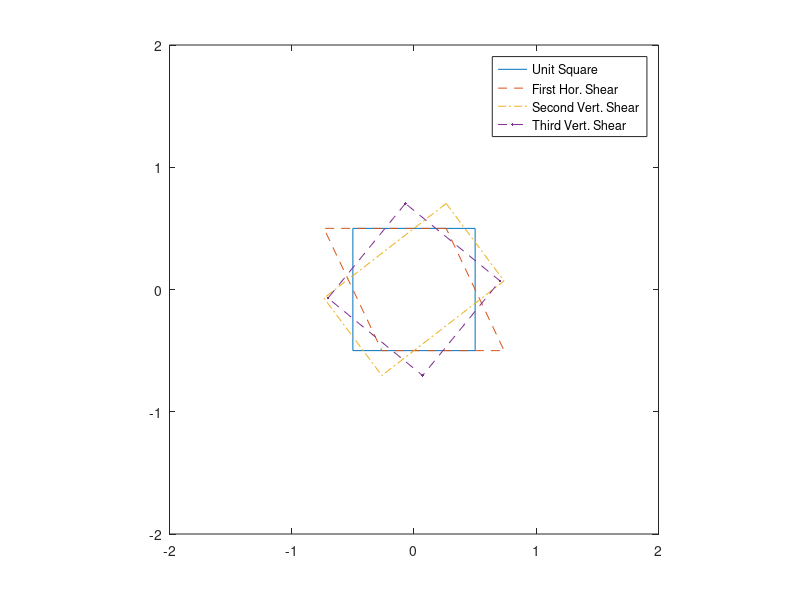

MATLAB code to generate this figure: (Note: this script raises an error after producing the figure.)
%%
% DIPUM 3rd edition | Project 4 - Chapter 6 on Transformations
% Sierpinski triangle
% Author: Ernesto Colon
% Date: 2.20.21
% ECE419 - Digital Image Processing @ The Cooper Union

clc; clear all; close all

%% 
% This project explores compositions of affine transforms and implementing 
% rotation as three successive shearing operations: a horizontal shear, 
% followed by a vertical shear, followed by another horizontal shear. 
% This can sometimes be of practical interest because each shearing operation 
% can be implemented by shifting and interpolating image pixels in only
% one direction. For a rotation angle of $\theta$, the three affine shear 
% matrices are: 
%%
% $$T_1 = \left[\matrix{ 1 & 0 & 0 \cr \alpha & 1 & 0 \cr 0 & 0 & 1} \right]$$
% 
% $$T_2 = \left[\matrix{ 1 & \beta & 0 \cr 0 & 1 & 0 \cr 0 & 0 & 1} \right]$$
%
% $$T_3 = \left[\matrix{ 1 & 0 & 0 \cr \gamma & 1 & 0 \cr 0 & 0 & 1} \right]$$
%
% where $\alpha = \gamma = -tan(\theta/2)$ and $\beta = sin(\theta)$

%%
% part a
% Make a 4 x 2 matrix containing the four vertices, (0.5, 0.5), (-0.5, 0.5), 
% (-0.5, -0.5), and (-0.5, -0.5), of a unit square centered at the origin. 
% Plot the square containig these vertices. 

unit_square = [0.5 0.5; -0.5 0.5; -0.5 -0.5; 0.5 -0.5; 0.5 0.5]

% plot the unit square
figure
plot(unit_square(:,1), unit_square(:,2), '-')
axis([-2 2 -2 2], 'equal')
hold on

%%
% part b
% Make three affine2d objects using the three affine transform matrixes
% shown aboe and $\theta = 70^{\circ}$. In three steps, apply these affine
% transforms successively to the vertices of the square and superimpose
% plots
theta = 70;
xfm_shear_1 = affine2d([1 0 0; -tan(theta/2) 1 0; 0 0 1]);

% apply transformation to vertices of unit square
unit_square_xfm_1 = transformPointsForward(xfm_shear_1, unit_square);

% plot the rotated square
plot(unit_square_xfm_1(:,1), unit_square_xfm_1(:,2), '--')
hold on

%% second shear transformation
xfm_shear_2 = affine2d([1 sin(theta) 0; 0 1 0; 0 0 1]);

% apply transformation to vertices of unit square
unit_square_xfm_2 = transformPointsForward(xfm_shear_2, unit_square_xfm_1);

% plot the rotated square
plot(unit_square_xfm_2(:,1), unit_square_xfm_2(:,2), '-.')
hold on

%% third shear transformation
xfm_shear_3 = affine2d([1 0 0; -tan(theta/2) 1 0; 0 0 1]);

% apply transformation to vertices of unit square
unit_square_xfm_3 = transformPointsForward(xfm_shear_3, unit_square_xfm_2);

% plot the rotated square
plot(unit_square_xfm_3(:,1), unit_square_xfm_3(:,2), '--.')
hold on

legend('Unit Square','First Hor. Shear','Second Vert. Shear','Third Vert. Shear')

%% part c
% successively apply the three affine trasnformations to the image
% 'apple-hill-2013.png' using imwarp. 

img_appl_hill = imread('../images/apple-hill-2013.png');
figure
subplot(2,2,1)
imshow(img_appl_hill)
title("Original Image")

%% apply first affine transformation
img_shear_hor_1 = imwarp(img_appl_hill, xfm_shear_1);
subplot(2,2,2)
imshow(img_shear_hor_1)
title("Image after first horizontal shear")

%% apply seccond affine transformation
img_shear_ver_2 = imwarp(img_shear_hor_1, xfm_shear_2);
subplot(2,2,3)
imshow(img_shear_ver_2)
title("Image after second shear (vertical)")

%% apply third affine transformation
img_shear_hor_3 = imwarp(img_shear_ver_2, xfm_shear_3);
subplot(2,2,4)
imshow(img_shear_hor_3)
title("Image after third shear (horizontal)")